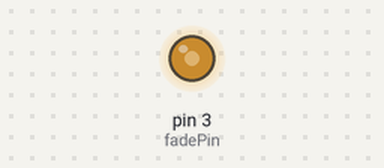
A sketch run on a simulated Arduino Uno, built with avr-gcc and run on an emulated ATmega328P. On the bench: output pins drawn as LEDs (lit = HIGH).

Above: at 0.05 s.
At 2.35 s:
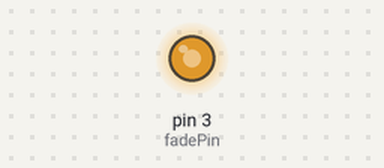
At 4.0 s:
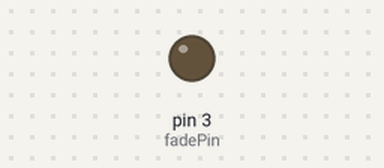
At 5.15 s:
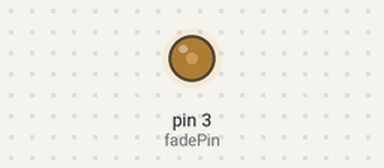
Timing chart, 0 to 7.1 s (numbered marks = the images above):
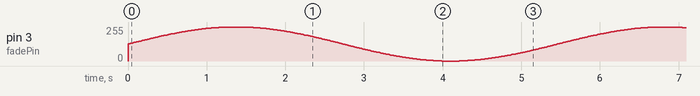

The sketch:

fan_pwm.ino
```cpp
#define fadePin 3

void setup(){
  pinMode(fadePin, OUTPUT);
  TCCR2B = TCCR2B & B11111000 | B00000001;    // Convert PWM in pins 3 and 11 into high frequency
                                              // To avoid noise
}

void loop(){

  for(int i = 0; i<360; i++){
    //convert 0-360 angle to radian (needed for sin function)
    float rad = DEG_TO_RAD * i;

    //calculate sin of angle as number between 0 and 255
    int sinOut = constrain((sin(rad) * 128) + 128, 0, 255);

    analogWrite(fadePin, sinOut);

    delay(15);
  }


}


/*

If you want more information about configuring timers and the different modes then check these tutorials out.
Ken Shirriff's secrets of Arduino PWMs: http://www.righto.com/2009/07/secrets-of-arduino-pwm.html
RobotFreaks's Arduino 101: Timers and interrupts: http://letsmakerobots.com/node/28278


Note: Divide the PWM frequency by 2 for an 8MHz clock, multiply by 1.25 for a 20MHz clock.

For Arduino Uno, Nano, Micro Magician, Mini Driver, Lilly Pad and any other board using ATmega 8, 168 or 328

//---------------------------------------------- Set PWM frequency for D5 & D6 -------------------------------

//TCCR0B = TCCR0B & B11111000 | B00000001;    // set timer 0 divisor to     1 for PWM frequency of 62500.00 Hz
//TCCR0B = TCCR0B & B11111000 | B00000010;    // set timer 0 divisor to     8 for PWM frequency of  7812.50 Hz
  TCCR0B = TCCR0B & B11111000 | B00000011;    // set timer 0 divisor to    64 for PWM frequency of   976.56 Hz
//TCCR0B = TCCR0B & B11111000 | B00000100;    // set timer 0 divisor to   256 for PWM frequency of   244.14 Hz
//TCCR0B = TCCR0B & B11111000 | B00000101;    // set timer 0 divisor to  1024 for PWM frequency of    61.04 Hz


//---------------------------------------------- Set PWM frequency for D9 & D10 ------------------------------

//TCCR1B = TCCR1B & B11111000 | B00000001;    // set timer 1 divisor to     1 for PWM frequency of 31372.55 Hz
//TCCR1B = TCCR1B & B11111000 | B00000010;    // set timer 1 divisor to     8 for PWM frequency of  3921.16 Hz
  TCCR1B = TCCR1B & B11111000 | B00000011;    // set timer 1 divisor to    64 for PWM frequency of   490.20 Hz
//TCCR1B = TCCR1B & B11111000 | B00000100;    // set timer 1 divisor to   256 for PWM frequency of   122.55 Hz
//TCCR1B = TCCR1B & B11111000 | B00000101;    // set timer 1 divisor to  1024 for PWM frequency of    30.64 Hz

//---------------------------------------------- Set PWM frequency for D3 & D11 ------------------------------

//TCCR2B = TCCR2B & B11111000 | B00000001;    // set timer 2 divisor to     1 for PWM frequency of 31372.55 Hz
//TCCR2B = TCCR2B & B11111000 | B00000010;    // set timer 2 divisor to     8 for PWM frequency of  3921.16 Hz
//TCCR2B = TCCR2B & B11111000 | B00000011;    // set timer 2 divisor to    32 for PWM frequency of   980.39 Hz
  TCCR2B = TCCR2B & B11111000 | B00000100;    // set timer 2 divisor to    64 for PWM frequency of   490.20 Hz
//TCCR2B = TCCR2B & B11111000 | B00000101;    // set timer 2 divisor to   128 for PWM frequency of   245.10 Hz
//TCCR2B = TCCR2B & B11111000 | B00000110;    // set timer 2 divisor to   256 for PWM frequency of   122.55 Hz
//TCCR2B = TCCR2B & B11111000 | B00000111;    // set timer 2 divisor to  1024 for PWM frequency of    30.64 Hz


For Arduino Mega1280, Mega2560, MegaADK, Spider or any other board using ATmega1280 or ATmega2560

//---------------------------------------------- Set PWM frequency for D4 & D13 ------------------------------

//TCCR0B = TCCR0B & B11111000 | B00000001;    // set timer 0 divisor to     1 for PWM frequency of 62500.00 Hz
//TCCR0B = TCCR0B & B11111000 | B00000010;    // set timer 0 divisor to     8 for PWM frequency of  7812.50 Hz
  TCCR0B = TCCR0B & B11111000 | B00000011;    // set timer 0 divisor to    64 for PWM frequency of   976.56 Hz
//TCCR0B = TCCR0B & B11111000 | B00000100;    // set timer 0 divisor to   256 for PWM frequency of   244.14 Hz
//TCCR0B = TCCR0B & B11111000 | B00000101;    // set timer 0 divisor to  1024 for PWM frequency of    61.04 Hz


//---------------------------------------------- Set PWM frequency for D11 & D12 -----------------------------

//TCCR1B = TCCR1B & B11111000 | B00000001;    // set timer 1 divisor to     1 for PWM frequency of 31372.55 Hz
//TCCR1B = TCCR1B & B11111000 | B00000010;    // set timer 1 divisor to     8 for PWM frequency of  3921.16 Hz
  TCCR1B = TCCR1B & B11111000 | B00000011;    // set timer 1 divisor to    64 for PWM frequency of   490.20 Hz
//TCCR1B = TCCR1B & B11111000 | B00000100;    // set timer 1 divisor to   256 for PWM frequency of   122.55 Hz
//TCCR1B = TCCR1B & B11111000 | B00000101;    // set timer 1 divisor to  1024 for PWM frequency of    30.64 Hz

//---------------------------------------------- Set PWM frequency for D9 & D10 ------------------------------

//TCCR2B = TCCR2B & B11111000 | B00000001;    // set timer 2 divisor to     1 for PWM frequency of 31372.55 Hz
//TCCR2B = TCCR2B & B11111000 | B00000010;    // set timer 2 divisor to     8 for PWM frequency of  3921.16 Hz
//TCCR2B = TCCR2B & B11111000 | B00000011;    // set timer 2 divisor to    32 for PWM frequency of   980.39 Hz
  TCCR2B = TCCR2B & B11111000 | B00000100;    // set timer 2 divisor to    64 for PWM frequency of   490.20 Hz
//TCCR2B = TCCR2B & B11111000 | B00000101;    // set timer 2 divisor to   128 for PWM frequency of   245.10 Hz
//TCCR2B = TCCR2B & B11111000 | B00000110;    // set timer 2 divisor to   256 for PWM frequency of   122.55 Hz
//TCCR2B = TCCR2B & B11111000 | B00000111;    // set timer 2 divisor to  1024 for PWM frequency of    30.64 Hz


//---------------------------------------------- Set PWM frequency for D2, D3 & D5 ---------------------------

//TCCR3B = TCCR3B & B11111000 | B00000001;    // set timer 3 divisor to     1 for PWM frequency of 31372.55 Hz
//TCCR3B = TCCR3B & B11111000 | B00000010;    // set timer 3 divisor to     8 for PWM frequency of  3921.16 Hz
  TCCR3B = TCCR3B & B11111000 | B00000011;    // set timer 3 divisor to    64 for PWM frequency of   490.20 Hz
//TCCR3B = TCCR3B & B11111000 | B00000100;    // set timer 3 divisor to   256 for PWM frequency of   122.55 Hz
//TCCR3B = TCCR3B & B11111000 | B00000101;    // set timer 3 divisor to  1024 for PWM frequency of    30.64 Hz


//---------------------------------------------- Set PWM frequency for D6, D7 & D8 ---------------------------

//TCCR4B = TCCR4B & B11111000 | B00000001;    // set timer 4 divisor to     1 for PWM frequency of 31372.55 Hz
//TCCR4B = TCCR4B & B11111000 | B00000010;    // set timer 4 divisor to     8 for PWM frequency of  3921.16 Hz
  TCCR4B = TCCR4B & B11111000 | B00000011;    // set timer 4 divisor to    64 for PWM frequency of   490.20 Hz
//TCCR4B = TCCR4B & B11111000 | B00000100;    // set timer 4 divisor to   256 for PWM frequency of   122.55 Hz
//TCCR4B = TCCR4B & B11111000 | B00000101;    // set timer 4 divisor to  1024 for PWM frequency of    30.64 Hz


//---------------------------------------------- Set PWM frequency for D44, D45 & D46 ------------------------

//TCCR5B = TCCR5B & B11111000 | B00000001;    // set timer 5 divisor to     1 for PWM frequency of 31372.55 Hz
//TCCR5B = TCCR5B & B11111000 | B00000010;    // set timer 5 divisor to     8 for PWM frequency of  3921.16 Hz
  TCCR5B = TCCR5B & B11111000 | B00000011;    // set timer 5 divisor to    64 for PWM frequency of   490.20 Hz
//TCCR5B = TCCR5B & B11111000 | B00000100;    // set timer 5 divisor to   256 for PWM frequency of   122.55 Hz
//TCCR5B = TCCR5B & B11111000 | B00000101;    // set timer 5 divisor to  1024 for PWM frequency of    30.64 Hz

*/
```
